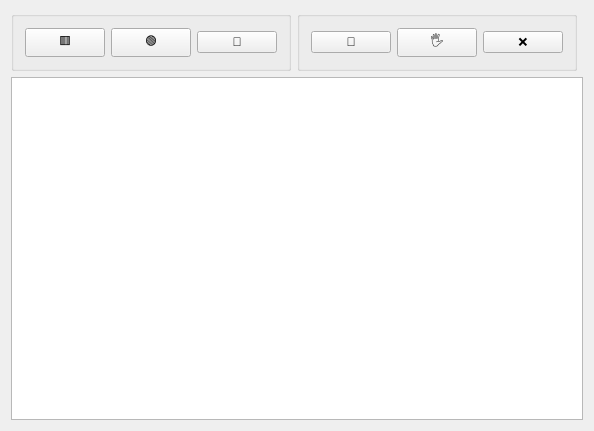
<?xml version="1.0" encoding="UTF-8"?>
<ui version="4.0">
 <class>OMPClass</class>
 <widget class="QMainWindow" name="OMPClass">
  <property name="geometry">
   <rect>
    <x>0</x>
    <y>0</y>
    <width>582</width>
    <height>431</height>
   </rect>
  </property>
  <property name="windowTitle">
   <string>OMP</string>
  </property>
  <widget class="QWidget" name="centralWidget">
   <layout class="QGridLayout" name="gridLayout">
    <item row="1" column="0" colspan="3">
     <widget class="View" name="graphicsView"/>
    </item>
    <item row="0" column="0">
     <widget class="QGroupBox" name="gbAddItem">
      <property name="title">
       <string/>
      </property>
      <layout class="QHBoxLayout" name="horizontalLayout">
       <item>
        <widget class="QPushButton" name="bRect">
         <property name="font">
          <font>
           <pointsize>9</pointsize>
          </font>
         </property>
         <property name="text">
          <string>🟥</string>
         </property>
        </widget>
       </item>
       <item>
        <widget class="QPushButton" name="bEllipse">
         <property name="font">
          <font>
           <pointsize>9</pointsize>
          </font>
         </property>
         <property name="text">
          <string>🟢</string>
         </property>
        </widget>
       </item>
       <item>
        <widget class="QPushButton" name="bTriangle">
         <property name="text">
          <string>🔺</string>
         </property>
        </widget>
       </item>
      </layout>
     </widget>
    </item>
    <item row="0" column="1">
     <widget class="QGroupBox" name="gbModItem">
      <property name="title">
       <string/>
      </property>
      <layout class="QHBoxLayout" name="horizontalLayout_2">
       <item>
        <widget class="QPushButton" name="bConnect">
         <property name="text">
          <string>📏</string>
         </property>
        </widget>
       </item>
       <item>
        <widget class="QPushButton" name="bDrag">
         <property name="text">
          <string>🖐</string>
         </property>
        </widget>
       </item>
       <item>
        <widget class="QPushButton" name="bDel">
         <property name="text">
          <string>❌</string>
         </property>
        </widget>
       </item>
      </layout>
     </widget>
    </item>
   </layout>
  </widget>
 </widget>
 <layoutdefault spacing="6" margin="11"/>
 <customwidgets>
  <customwidget>
   <class>View</class>
   <extends>QGraphicsView</extends>
   <header>view.h</header>
  </customwidget>
 </customwidgets>
 <resources/>
 <connections/>
</ui>
